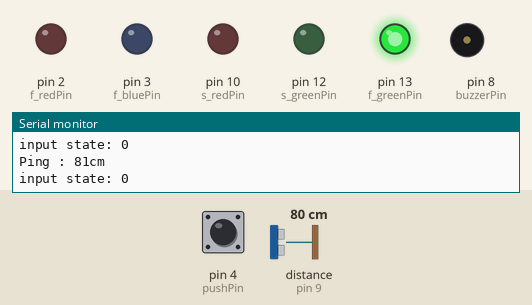
This sketch was run on a simulated Arduino Uno, built with avr-gcc and run on an emulated ATmega328P. Shown: output pins drawn as LEDs (lit = HIGH), buzzer (waves = sounding), the last lines printed to the serial monitor. Dashed ring = blinking. The test bench sets the inputs (shaded band); at power-on: distance to the obstacle (sensor on pin 9) 80 cm, pin 4 (pushPin) HIGH. The echo pulse lasts 58.3 µs per cm.

Above: at 1.3 s.
1.4 s: distance to the obstacle (sensor on pin 9) set to 72 cm
At 2.7 s:
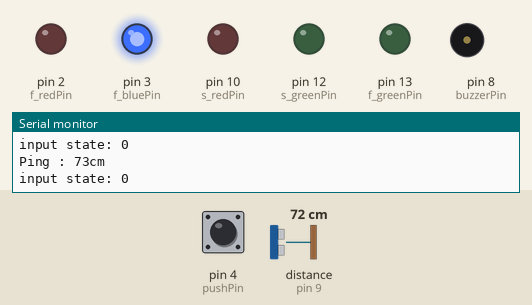
3.0 s: distance to the obstacle (sensor on pin 9) set to 29 cm
4.5 s: distance to the obstacle (sensor on pin 9) set to 22 cm
At 5.2 s:
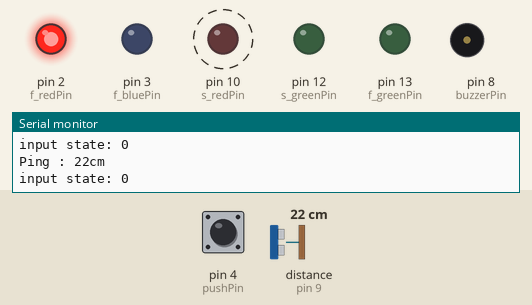
7.5 s: distance to the obstacle (sensor on pin 9) set to 120 cm
At 8.3 s:
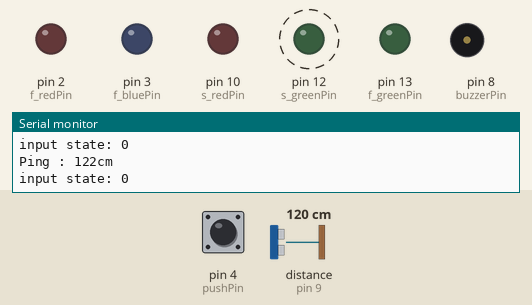
10.5 s: distance to the obstacle (sensor on pin 9) set to 104 cm
13.5 s: distance to the obstacle (sensor on pin 9) set to 96 cm
At 14.0 s:
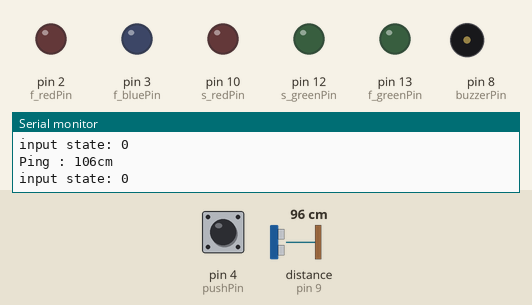
Timing chart, 0 to 16.5 s (numbered marks = the images above; inputs shaded):
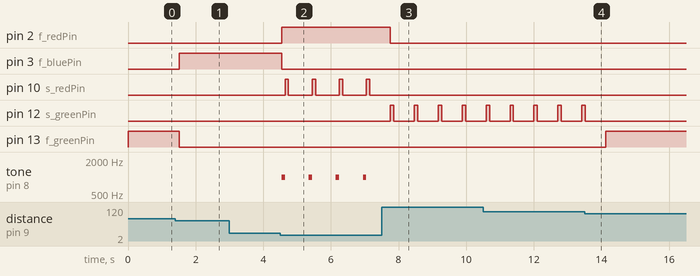

The sketch:

home_security.ino
```cpp
#include <Wire.h>
#include <NewPing.h>
#include <TimerFreeTone.h>

#define TRIGGER_PIN 11
#define ECHO_PIN 9
#define MAX_DISTANCE 400
NewPing sonar(TRIGGER_PIN, ECHO_PIN, MAX_DISTANCE);

// first 3 led
const int f_redPin = 2;
const int f_bluePin = 3;
const int f_greenPin = 13;
// second 2 led
const int s_greenPin = 12;
const int s_redPin = 10;
// buzzer pin
const int buzzerPin = 8;
const int timerdelay = 250;
// push button pin
const int pushPin = 4;

int input_state = 0;


void setup() {
  // output of first pins
  pinMode(f_redPin, OUTPUT);
  pinMode(f_bluePin, OUTPUT);
  pinMode(f_greenPin, OUTPUT);
  // output of second pins
  pinMode(s_greenPin, OUTPUT);
  pinMode(s_redPin, OUTPUT);
  // ouput for buzzerpin
  pinMode(buzzerPin, OUTPUT);
  pinMode(pushPin, INPUT);
  Serial.begin(9600);
}

void loop() {

  unsigned int uS = sonar.ping(); // read the sensor
  long dist = uS / US_ROUNDTRIP_CM; // get distance by cm
  // output the distance
  Serial.print("Ping : ");
  Serial.print(dist);
  Serial.println("cm");
  Serial.print("input state: ");
  Serial.println(input_state);
  //
  if(digitalRead(pushPin) == LOW){
    input_state = 1;
  }

  if(input_state == 1){
    // TimerFreeTone(buzzerPin, noTone);
  }

  if(dist > 100){
    digitalWrite(f_redPin, LOW);
    digitalWrite(f_bluePin, LOW);
    digitalWrite(f_greenPin, LOW);

    digitalWrite(s_greenPin, HIGH);
    delay(100);
    digitalWrite(s_greenPin, LOW);
    delay(100);
  }


  if(dist > 2 && dist <= 25){
    digitalWrite(f_redPin, HIGH);
    digitalWrite(f_bluePin, LOW);
    digitalWrite(f_greenPin, LOW);
    TimerFreeTone(buzzerPin, 1000, 100);

  // flash
    digitalWrite(s_redPin, HIGH);
    delay(100);
    digitalWrite(s_redPin, LOW);
    delay(100);

  }else if(dist > 25 && dist <= 75){
    digitalWrite(f_redPin, LOW);
    digitalWrite(f_bluePin, HIGH);
    digitalWrite(f_greenPin, LOW);
  }else if(dist > 75 && dist <= 100){
    digitalWrite(f_redPin, LOW);
    digitalWrite(f_bluePin, LOW);
    digitalWrite(f_greenPin, HIGH);
  }
  delay(500);
}

// void WaitForIt(char C)
// {
//   while (true)
//   {
//     if (Serial.available() > 0)
//       if (Serial.read() == C){
//         Serial.println("Welcome...");
//         digitalWrite(s_greenPin, HIGH);
//         delay(2000);
//         digitalWrite(s_greenPin, LOW);
//         break;
//       }
//       digitalWrite(s_greenPin, LOW);
//   }
// }
```

Measured:
- the behaviour switches between 75 and 74 cm on distance to the obstacle (sensor on pin 9) (found by bisection; images 0 and 1)
- the behaviour switches between 26 and 25 cm on distance to the obstacle (sensor on pin 9) (found by bisection; images 1 and 2)
- the behaviour switches between 99 and 98 cm on distance to the obstacle (sensor on pin 9) (found by bisection; images 3 and 4)
- after the input at 1.4 s, pin 3 (f_bluePin): LOW → HIGH after 0.12 s; pin 13 (f_greenPin): HIGH → LOW after 0.12 s
- after the input at 4.5 s, pin 2 (f_redPin): LOW → HIGH at once; pin 3 (f_bluePin): HIGH → LOW at once; pin 10 (s_redPin): alternates HIGH for 0.10 s and LOW for 0.70 s, starting after 0.14 s; tone on pin 8 (buzzerPin): alternates 1000 Hz for 0.10 s and silent for 0.70 s, starting at once
- after the input at 7.5 s, pin 2 (f_redPin): HIGH → LOW after 0.26 s; pin 10 (s_redPin): stops changing and stays LOW; pin 12 (s_greenPin): alternates HIGH for 0.10 s and LOW for 0.61 s, starting after 0.26 s; tone on pin 8 (buzzerPin): stops changing and stays silent
- after the input at 13.5 s, pin 12 (s_greenPin): goes on until 13.5 s, then stays LOW; pin 13 (f_greenPin): LOW → HIGH after 0.63 s
